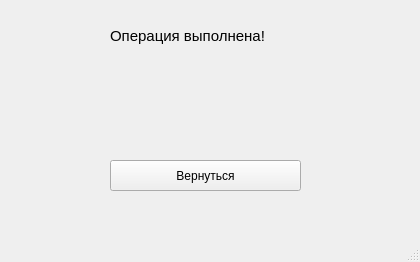
<?xml version="1.0" encoding="UTF-8"?>
<ui version="4.0">
 <class>YesWindow</class>
 <widget class="QMainWindow" name="YesWindow">
  <property name="geometry">
   <rect>
    <x>0</x>
    <y>0</y>
    <width>420</width>
    <height>262</height>
   </rect>
  </property>
  <property name="windowTitle">
   <string>MainWindow</string>
  </property>
  <widget class="QWidget" name="centralwidget">
   <widget class="QLabel" name="label">
    <property name="geometry">
     <rect>
      <x>110</x>
      <y>20</y>
      <width>221</width>
      <height>31</height>
     </rect>
    </property>
    <property name="font">
     <font>
      <pointsize>11</pointsize>
     </font>
    </property>
    <property name="text">
     <string>Операция выполнена!</string>
    </property>
   </widget>
   <widget class="QLabel" name="balanceLabel">
    <property name="geometry">
     <rect>
      <x>110</x>
      <y>90</y>
      <width>201</width>
      <height>31</height>
     </rect>
    </property>
    <property name="font">
     <font>
      <pointsize>11</pointsize>
     </font>
    </property>
    <property name="text">
     <string/>
    </property>
   </widget>
   <widget class="QPushButton" name="ExitButton">
    <property name="geometry">
     <rect>
      <x>110</x>
      <y>160</y>
      <width>191</width>
      <height>31</height>
     </rect>
    </property>
    <property name="text">
     <string>Вернуться</string>
    </property>
   </widget>
  </widget>
  <widget class="QMenuBar" name="menubar">
   <property name="geometry">
    <rect>
     <x>0</x>
     <y>0</y>
     <width>420</width>
     <height>26</height>
    </rect>
   </property>
  </widget>
  <widget class="QStatusBar" name="statusbar"/>
 </widget>
 <resources/>
 <connections/>
</ui>
